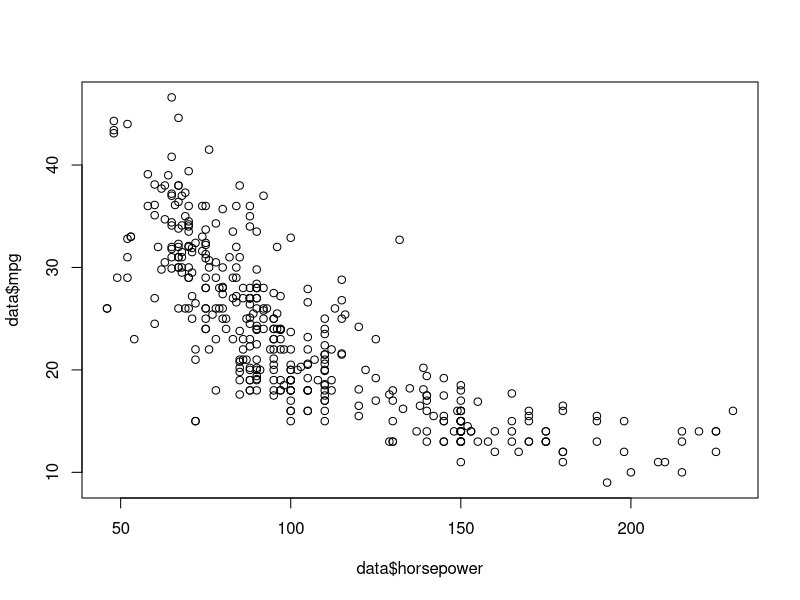
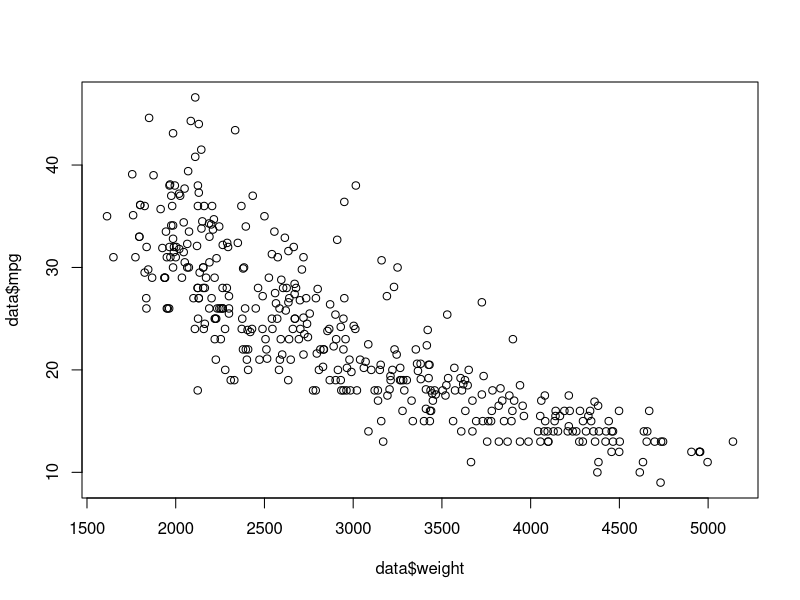
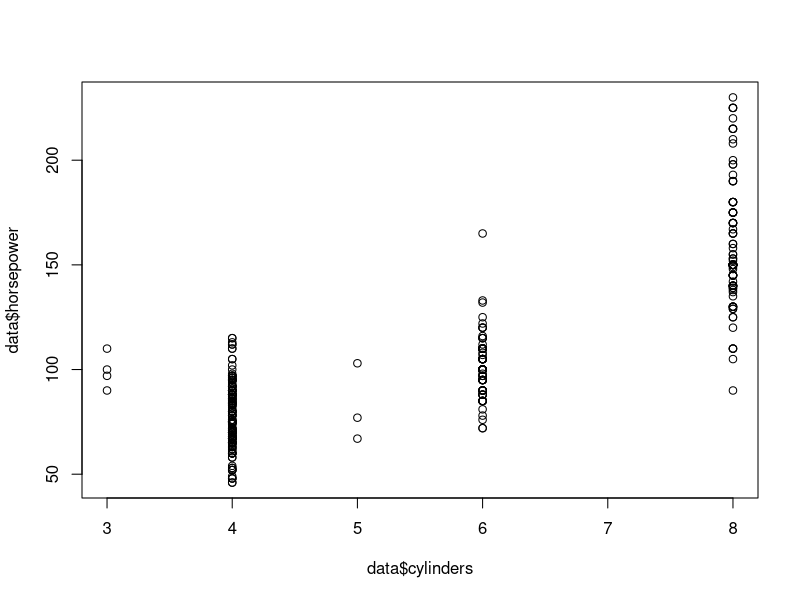
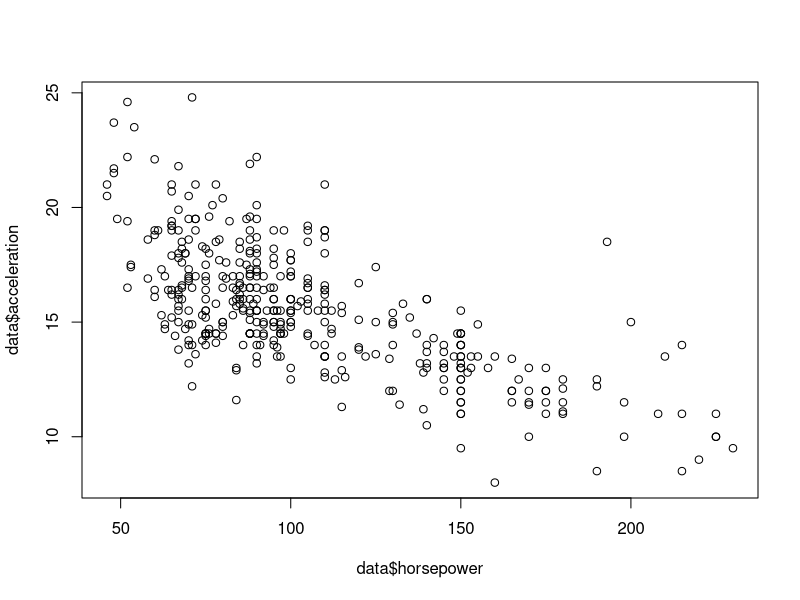
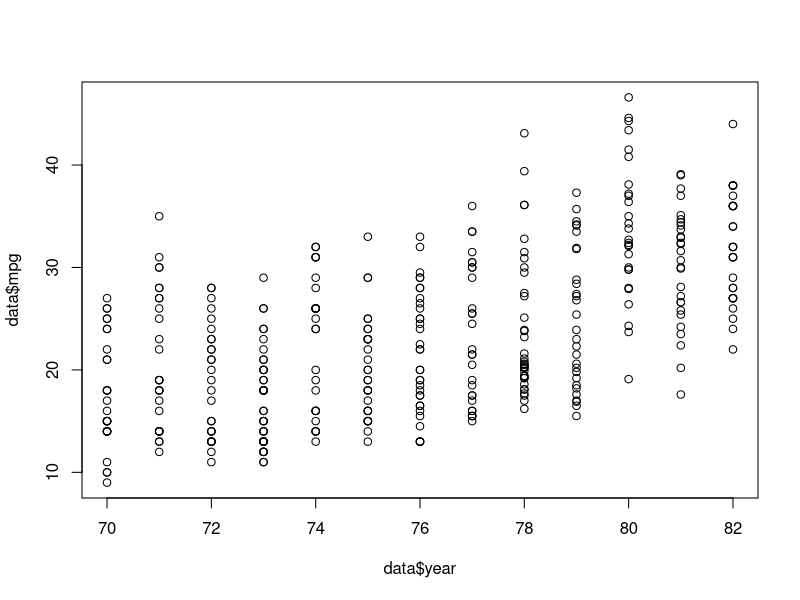
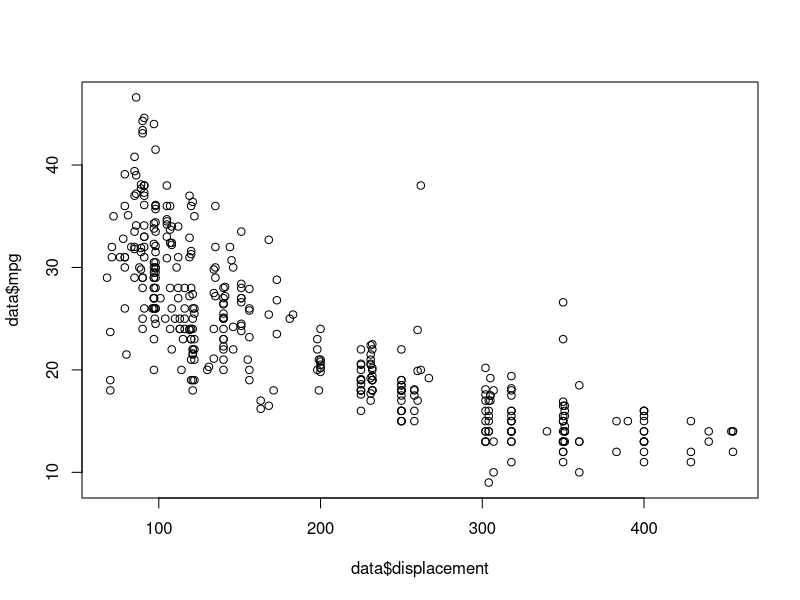
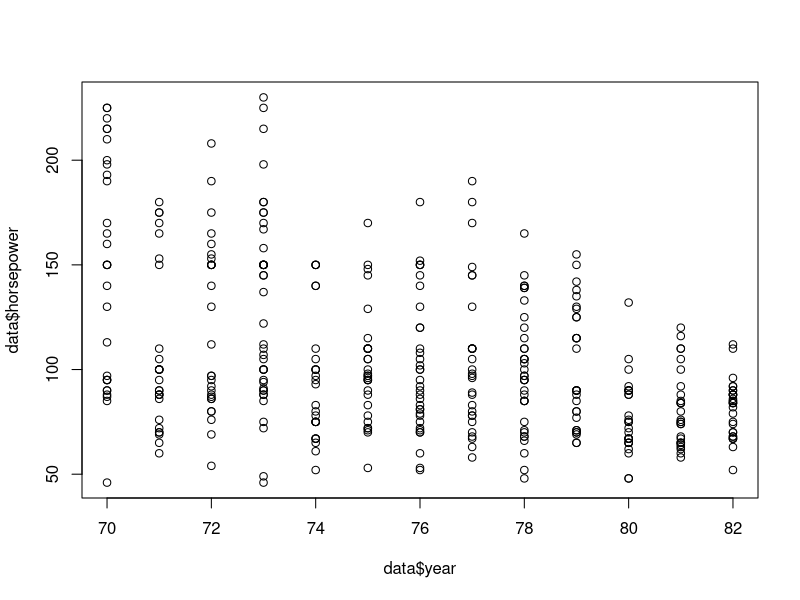

Generate these figures, in order, with R:
# set working directory and load data 
setwd("/Users/joeburg/Dropbox/Stanford/Stanford_2014-2015/Spring_Quarter/CME_250/Homework/HW1")
data = read.table("Auto.data",header=T,na.strings="?")
predictors = names(data)

# deal with the missing values in the data set - remove cars with 'NA' values
data = na.omit(data)

# find the range, mean, and standard deviation of the quantitative predictors
for(i in 1:7) {
  cat(predictors[i],' range: ',range(data[,i]),'\n')
  cat(predictors[i],' mean: ',mean(data[,i]),'\n')
  cat(predictors[i],' standard deviation: ',sd(data[,i]),'\n\n')
}

# remove the 10th-85th observations and recompute the range, mean, and sd
data_sub = data[-(10:85),]
for(i in 1:7) {
  cat(predictors[i],' range: ',range(data_sub[,i]),'\n')
  cat(predictors[i],' mean: ',mean(data_sub[,i]),'\n')
  cat(predictors[i],' standard deviation: ',sd(data_sub[,i]),'\n\n')
}

# plotting relationships between predictors
plot(data$horsepower, data$mpg)
plot(data$weight, data$mpg)
plot(data$cylinders, data$horsepower)
plot(data$horsepower, data$acceleration)
plot(data$year, data$mpg)
plot(data$displacement, data$mpg)
plot(data$year, data$horsepower)
